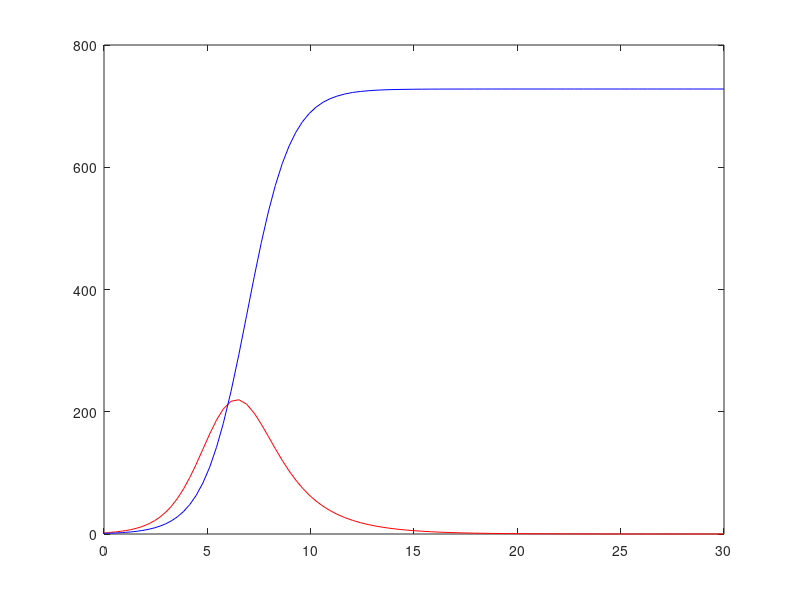

The MATLAB script that drew this image:
clear

p_cr = 20;
tau1 = 10;
p1 = 9;
tau2 = 16;
p2 = 7;
V = 10;
q = 1;

a_1 = p_cr/(tau1*tau1*p1*p1*V*q);
a_2 = p_cr/(tau2*tau2*p2*p2*V*q);
b0 = p_cr/(tau1*tau1*tau2*tau2*p1*p1*p2*p2*V*q);
c_1 = (p_cr-p1)/(tau1*p1);
c_2 = (p_cr-p2)/(tau2*p2);

microStep0 = 0.002;

x0=[2; 1];
t_interval = [0 30];

function dXdt = modelcompanies(t,X,a1,a2,b,c1,c2,microStep)

    dx1 = (c1/c1)*X(1) - (a1/c1)*X(1)*X(1) - (b/c1+microStep)*X(1)*X(2);
    dx2 = (c2/c1)*X(2) - (a2/c1)*X(2)*X(2) - (b/c1)*X(1)*X(2);

    dXdt = [dx1; dx2];
end

[t0, X0] = ode45(@(t, X) modelcompanies(t,X,a_1,a_2,b0,c_1,c_2, microStep0), t_interval, x0);

plot(t0,X0(:,1), 'r')
hold on
plot(t0,X0(:,2), 'b')
hold off
